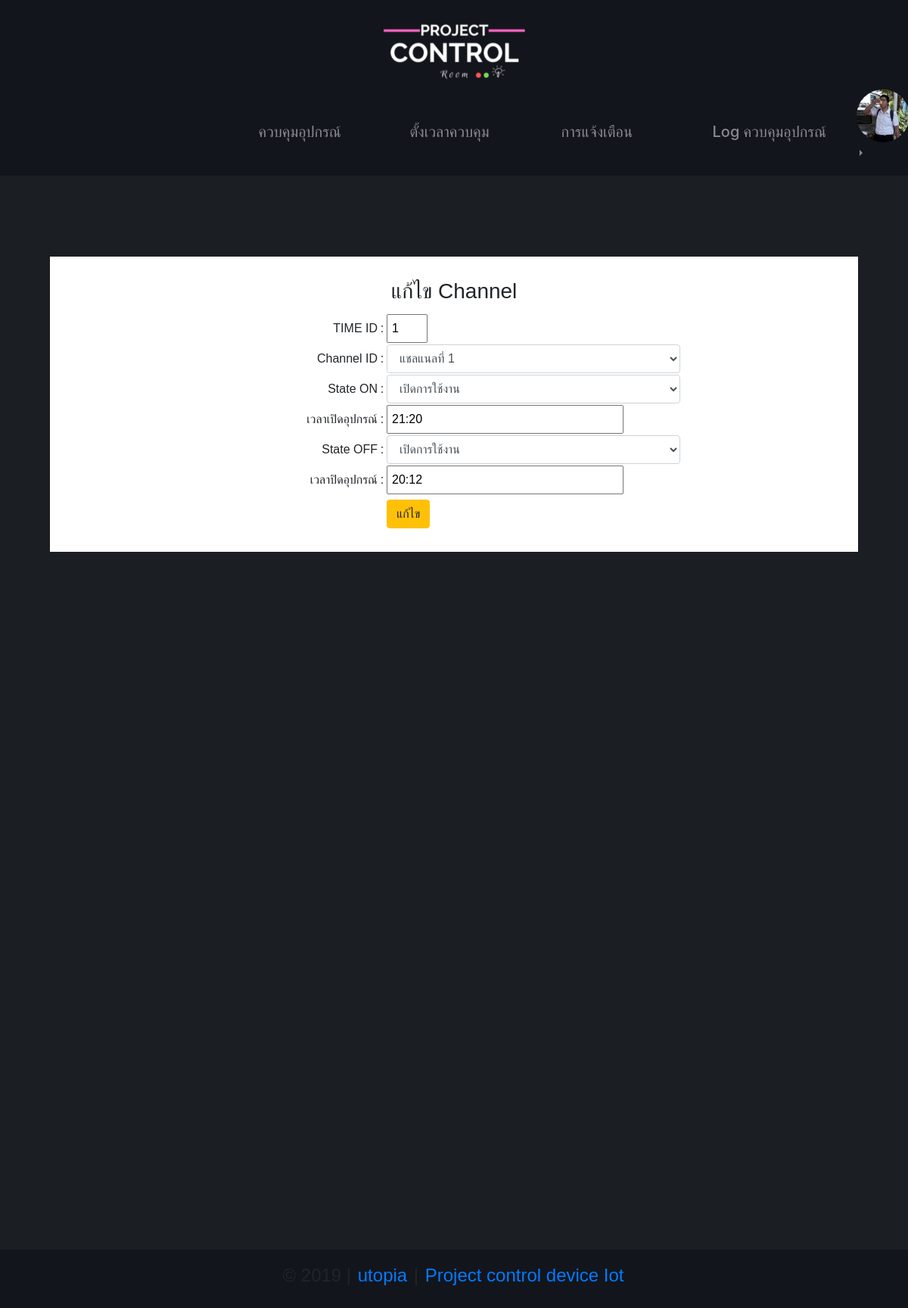
Screenshot of /projectcontrol/edittimeset.php?id=1 (signed in) with the database file from the repository.
### tables this page shows
CREATE TABLE `users` (
  `userid` int(2) NOT NULL,
  `username` varchar(50) NOT NULL,
  `password` varchar(50) NOT NULL,
  `fname` varchar(50) NOT NULL,
  `lname` varchar(50) NOT NULL,
  `email` varchar(50) NOT NULL,
  `picture` varchar(100) NOT NULL,
  `date` timestamp NULL DEFAULT CURRENT_TIMESTAMP,
  `status` varchar(1) NOT NULL DEFAULT 'Y'
);

CREATE TABLE `settime` (
  `timeid` int(10) NOT NULL,
  `channelid` int(2) NOT NULL,
  `timesetOn` varchar(6) NOT NULL,
  `stateOn` varchar(1) NOT NULL,
  `timesetOff` varchar(6) NOT NULL,
  `stateOff` varchar(1) NOT NULL
);

### projectcontrol/edittimeset.php (the view, shortened to what this page needs)
<?php
require "head.php";
require "inc/connect.php";
if ($_POST['submit'] != null) {
    $channelid = $_POST['channelid'];
    $timeid = $_POST['timeid'];
    $timesetOn = $_POST['timesetOn'];
    $timesetOff = $_POST['timesetOff'];
    $stateOn = $_POST['stateOn'];
    $stateOff = $_POST['stateOff'];
    $sql = "UPDATE `settime` SET`stateOn`='$stateOn',`stateOff`='$stateOff', `timesetOn`='$timesetOn',`timesetOff`='$timesetOff',`channelid`='$channelid'
     WHERE timeid=$timeid";
    $result = mysqli_query($con, $sql);
    if ($result == 1) {
        echo ' <script type="text/javascript">
            window.location="viewsettime.php";
            </script>';
    }
    mysqli_close($con);
} else if ($_GET['id'] != null) {
    $id = $_GET['id'];
    $sql = "SELECT `timeid`, `channelid`, `stateOn`, `stateOff`,`timesetOn`, `timesetOff`
    FROM `settime` WHERE timeid=$id";
    $result = mysqli_query($con, $sql);
    if ($result) {
        $row = mysqli_fetch_array($result);
        $ichannelid = $row['channelid'];
        $timeid = $row['timeid'];
        $itimesetOn = $row['timesetOn'];
        $itimesetOff = $row['timesetOff'];
        $istateOn = $row['stateOn'];
        $istateOff = $row['stateOff'];
    }
}
$sql1 = "SELECT `channelid` FROM `channel`";
$result1 = mysqli_query($con, $sql1);
?>
<link rel="stylesheet" href="css/stylecontent.css">
<div class="container">
    <div class="box1">
        <form class="form1" method="post" action="" enctype="multipart/form-data">
            <table width="600" border="0" cellspacing="1" cellpadding="1" align="center" class="table1">
                <tr>
                    <td height="50" align="center">
                        <h3>แก้ไข Channel</h3>
                    </td>
                </tr>
            </table>
            <table width="600" border="0" cellspacing="1" cellpadding="1" align="center">
                <tr>
                    <td width="200" align="right">TIME ID</td>
                    <td width="10" align="center">:</td>
                    <td><input name="timeid" type="text" size="2" value="<?php echo $timeid; ?>" readonly></td>
                <tr>
                    <td width="200" align="right">Channel ID</td>
                    <td width="10" align="center">:</td>
                    <td><select class="form-control" name="channelid">
                            <?php
                            if ($result1) {
                                while ($row1 = mysqli_fetch_array($result1)) {
                                    $channelid = $row1["channelid"];
                                    ?>
                                    <option value="<?php echo $channelid; ?>" <?php if ($ichannelid == $channelid) {
                                                                                            echo 'selected="selected"';
                                                                                        } ?>>แชลแนลที่ <?php echo $channelid; ?></option>
                            <?php
                                }
                            }
                            ?>
                        </select> </td>
                </tr>
                <tr>
                    <td width="200" align="right">State ON</td>
                    <td width="10" align="center">:</td>
                    <td><select class="form-control" name="stateOn">
                            <option value="1" <?php if ($istateOn == "1") {
                                                    echo "selected=\" selected\"";
                                                } ?>>เปิดการใช้งาน</option>
                        </select></td>
                </tr>
                <tr>
                    <td width="200" align="right">เวลาเปิดอุปกรณ์</td>
                    <td width="10" align="center">:</td>
                    <td><input name="timesetOn" type="text" size="30" value="<?php echo $itimesetOn; ?>"></td>
                </tr>
                <tr>
                    <td width="200" align="right">State OFF</td>
                    <td width="10" align="center">:</td>
                    <td><select class="form-control" name="stateOff">
                            <option value="1" <?php if ($istateOff == "1") {
                                                    echo "selected=\" selected\"";
                                                } ?>>เปิดการใช้งาน</option>
                        </select></td>
                </tr>
                <tr>
                    <td width="200" align="right">เวลาปิดอุปกรณ์</td>
                    <td width="10" align="center">:</td>
                    <td><input name="timesetOff" type="text" size="30" value="<?php echo $itimesetOff; ?>"></td>
                </tr>
                <td height="50" align="right">&nbsp;</td>
                <td align="center">&nbsp;</td>
                <td><button class="btn btn-warning" type="submit" name="submit" value="submit">แก้ไข</button></td>
                </tr>
            </table>
        </form>
    </div>
</div>
<?php
require "footer.php";
?>

### projectcontrol/head.php (shortened to what this page needs)
<?php
require "inc/connect.php";
$userid = $_SESSION['userid'];
$sessionstatus = $_SESSION['status'];
$sql = "SELECT * FROM users WHERE userid=$userid";
$result = mysqli_query($con, $sql);
$row = mysqli_fetch_array($result);
$profileimg  = $row['picture'];
?>
<!DOCTYPE html>
<html lang="en">
<head>
    <link rel="stylesheet" href="css/stylefooter.css">
    <link rel="stylesheet" href="css/styleheader.css">
    <link rel="stylesheet" href="//cdnjs.cloudflare.com/ajax/libs/timepicker/1.3.5/jquery.timepicker.min.css">
    <link rel="stylesheet" href="https://maxcdn.bootstrapcdn.com/bootstrap/4.0.0/css/bootstrap.min.css">
    <link rel="stylesheet" href="https://use.fontawesome.com/releases/v5.8.1/css/all.css">
</head>
<body style="background-color:#1b1f23">
    <div class="row">
        <div class="col-sm" style="background-color: #13151c">
        </div>
        <div class="col-sm-3" style="background-color: #13151c">
            <a href="<?php if ($sessionstatus != "R") {
                            echo "indexuser.php";
                        } else {
                            echo "viewchannel.php";
                        } ?>">
                <img src="img/Project.png" class="img-fluid" alt="Responsive image">
            </a>
        </div>
        <div class="col-sm" style="background-color: #13151c">
        </div>
    </div>
    <div class="row" style="background-color: #13151c">
        <div class="col-md-6 offset-md-3" style="background-color: #13151c">
            <header>
                <nav class="navbar navbar-expand-lg navbar-dark">
                    <div class="collapse navbar-collapse" id="navbarTogglerDemo01" style="height:100px;">
                            <?php if ($sessionstatus != 'R') { ?>
                                <ul class="navbar-nav">
                                    <li class="nav-item">
                                        <a class="nav-link" href="indexuser.php">
                                            <h5>ควบคุมอุปกรณ์</h5>
                                        </a>
                                    </li>
                                    <li class="nav-item">
                                        <a class="nav-link" href="timeControl.php">
                                            <h5>ตั้งเวลาควบคุม</h5>
                                        </a>
                                    </li>
                                    <li class="nav-item">
                                        <a class="nav-link" href="notify.php">
                                            <h5>การแจ้งเตือน</h5>
                                        </a>
                                    </li>
                                    <li class="nav-item">
                                        <a class="nav-link" href="log.php">
                                            <h5>Log ควบคุมอุปกรณ์</h5>
                                        </a>
                                    </li>
                                <?php } ?>
                                </ul>
                                <div class="btn-group dropright" style="margin-bottom:2%;">
                                    <ul class="navbar-nav">
                                        <li class="nav-link dropdown-toggle dropdown-toggle-split" role="button" data-toggle="dropdown" aria-haspopup="true" aria-expanded="false">
                                            <img src="upload/pic/<?php echo  $profileimg; ?>" class="rounded-circle" style="width:70px;height:70px">
                                        </li>
                                    </ul>
                                </div>
                    </div>
                </nav>
            </header>
        </div>
    </div>
    <div class="row" style="height:100%;">
        <div class="col-sm">
        </div>
        <div class="col-sm-11" style="height:auto;">

### projectcontrol/css/styleheader.css (style rules this page uses)
body { position:absolute; top: 0; bottom: 0; left: 0; right: 0; height: 100%; display: block; }
a { padding: 2px; }
h6 , h5 { font-family: 'Poiret One', cursive; }
li.nav-item { padding: 10px; width: 200px; height: 60px; }

### projectcontrol/css/stylecontent.css (style rules this page uses)
.box1 { margin-top: 10%; background-color: white; padding: 25px; }
input { padding: 5px; }
td { font-family: Verdana, Geneva, Tahoma, sans-serif; font-size: 16px; }

### rows the page displays
users: picture (picture)
settime: timeid "1", channelid "แชลแนลที่ 1", stateOn "เปิดการใช้งาน", timesetOn "21:20", stateOff "เปิดการใช้งาน", timesetOff "20:12"
